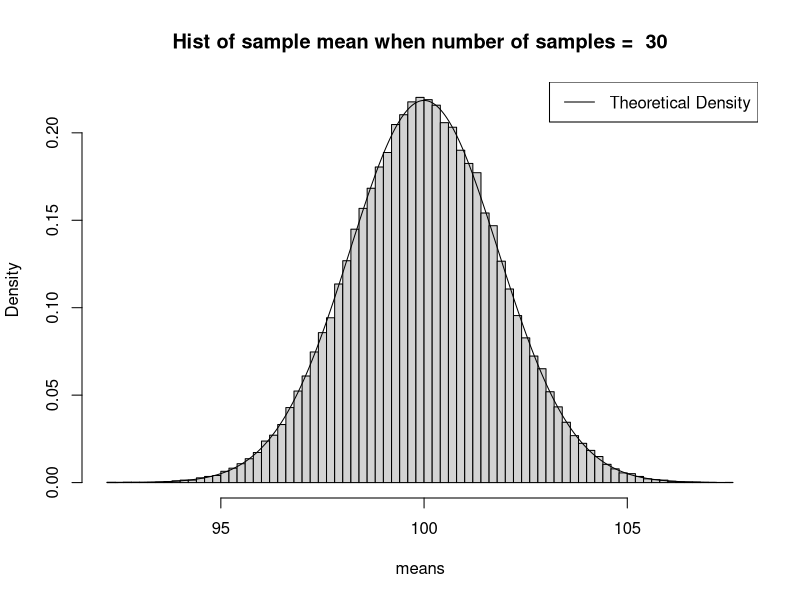
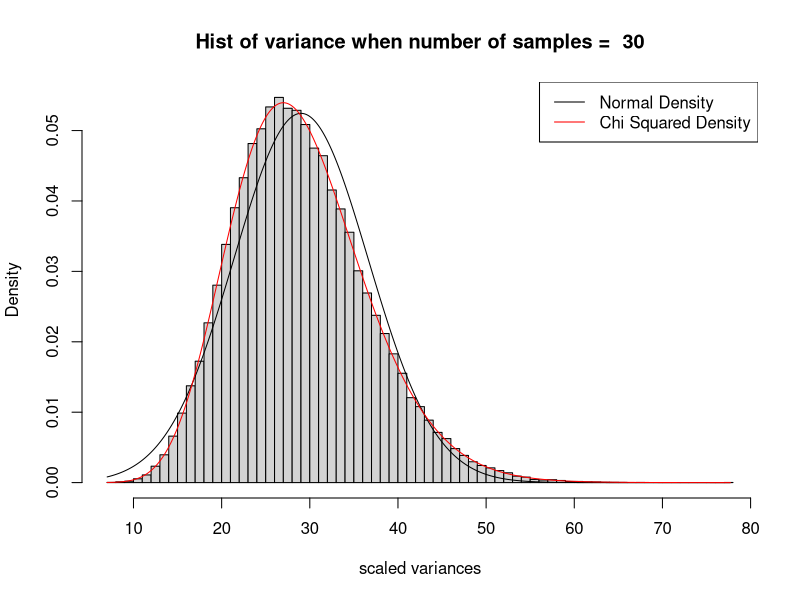
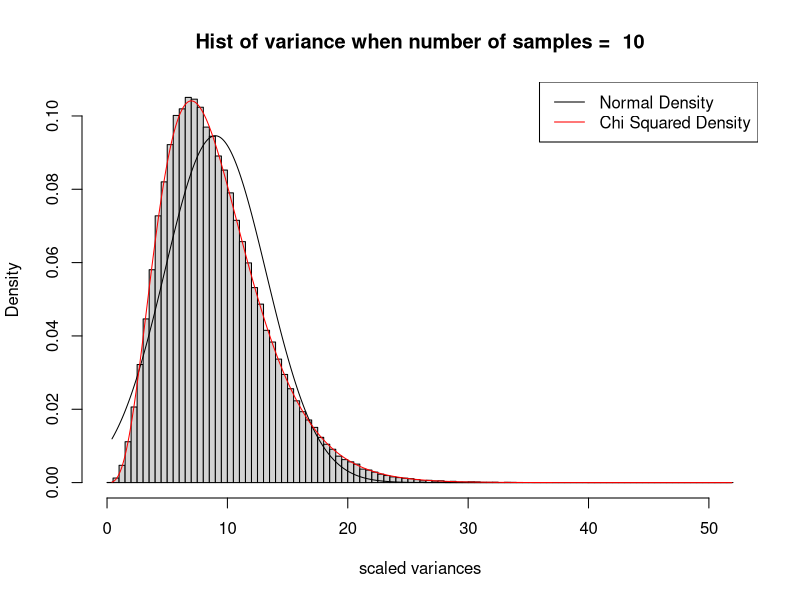
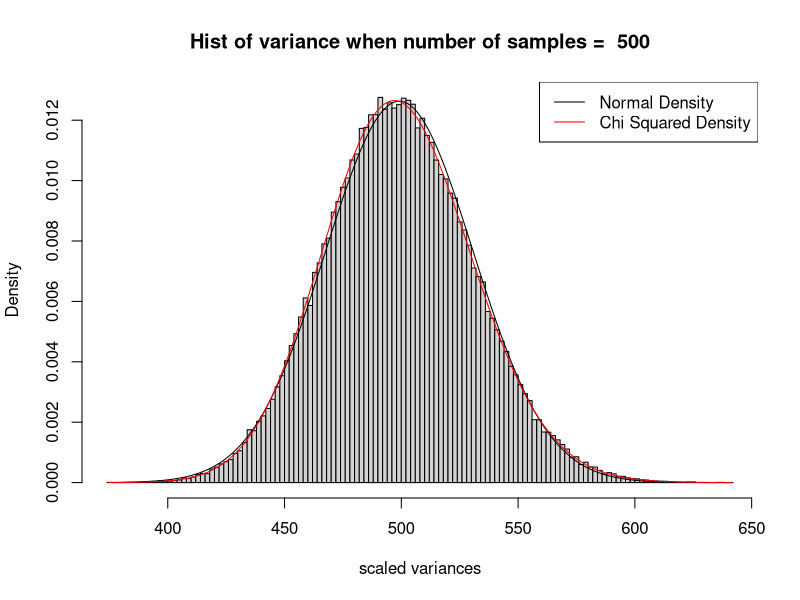

Source code (R) for these figures, in order:
## ---- chunk 1
# Functions

# calculates the mean of a random sample
mm <- function(pop.Var = 10^2, popMean = 10, nsamples = 10){
     mean(rnorm(nsamples, popMean, sqrt(pop.Var)))
}

# returns a histogram of the sampling distribution of the sample mean, after 10,000 simulations
# plots a normal density line
samplingDistributionOfTheMean <- function(pop.Var = 10^2, popMean = 10, nsamples = 10){
     # We now calculate sample mean for 10000 random populations
     replications <- replicate(100000, mm(pop.Var, popMean, nsamples))
     hist(replications, freq = F, 
          main = paste("Hist of sample mean when number of samples = ", 
                       nsamples), breaks = 100, xlab = "means")
     
     # normal line
     grid <- seq(min(replications), to = max(replications), by = .01)
     
     # theoretical sampling distibution of the mean is, in this case N(0,10^2/10)
     density = dnorm(grid, mean = popMean, sqrt(pop.Var/nsamples))
     lines(x = grid, density)
     legend("topright", legend = "Theoretical Density", lty = 1)   
}

# calculates the variance for a random sample 
VARS <- function(nsamp = 7, pop.variance = 100){
     var(rnorm(nsamp, 010, sqrt(pop.variance)))
}

# returns a histogram of the sampling distribution of the sample variance
# plots a normal density line and a chi-squared density line
samplingDistributionOfTheVariance <- function(pop.variance = 100, popMean = 10, nsamp = 5){
     # histogram of sampling distribution
     replications <- replicate(100000, VARS(nsamp, pop.variance)*(nsamp - 1)/pop.variance)
     hist(replications, freq = F, 
          main = paste("Hist of variance when number of samples = ", nsamp), 
          xlab = "scaled variances", breaks = 100)
     
     # normal line
     grid <- seq(min(replications), to = max(replications), by = .1)
     
     # theoretical sampling distibution of the var is no longer normal
     density = dnorm(grid, mean(replications),sd(replications))
     lines(x = grid, density)
     
     # the sampling distribution of sample variance is (n-1)*S^2/(population variance) ~ ChiSq(df = n-1)
     densChi <- dchisq(grid, df = nsamp - 1)
     lines(x = grid, densChi, col = "red")
     legend("topright", legend = c("Normal Density", "Chi Squared Density"), lty = c(1,1), col = c("black", "red"))     
}


## ---- chunk 2
samplingDistributionOfTheMean(pop.Var = 100, popMean = 100, nsamples = 30)
## ---- chunk 3
samplingDistributionOfTheVariance(pop.variance = 100, popMean = 100, nsamp = 30)

## ---- chunk 4
samplingDistributionOfTheVariance(pop.variance = 100, popMean = 100, nsamp = 10)

## ---- chunk 5
samplingDistributionOfTheVariance(pop.variance = 100, popMean = 100, nsamp = 500)

